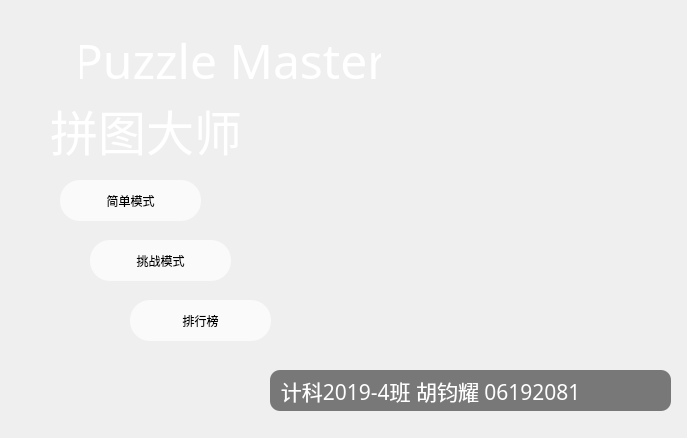
<?xml version="1.0" encoding="UTF-8"?>
<ui version="4.0">
 <class>welcome</class>
 <widget class="QMainWindow" name="welcome">
  <property name="geometry">
   <rect>
    <x>0</x>
    <y>0</y>
    <width>687</width>
    <height>438</height>
   </rect>
  </property>
  <property name="windowTitle">
   <string>welcome</string>
  </property>
  <widget class="QWidget" name="welcomemain">
   <widget class="QPushButton" name="Easy">
    <property name="geometry">
     <rect>
      <x>60</x>
      <y>180</y>
      <width>141</width>
      <height>41</height>
     </rect>
    </property>
    <property name="styleSheet">
     <string notr="true">QPushButton{
	border-radius:20px;
	background-color: rgba(255, 255, 255,0.7);
	font: 75 12pt &quot;微软雅黑&quot;;
}
QPushButton:hover{
	background-color: rgba(255, 255, 255,0.9);
}
QPushButton:pressed{
	background-color: rgba(255, 255, 255,0.95);
}


</string>
    </property>
    <property name="text">
     <string>简单模式</string>
    </property>
   </widget>
   <widget class="QLabel" name="titleEng">
    <property name="geometry">
     <rect>
      <x>80</x>
      <y>20</y>
      <width>301</width>
      <height>81</height>
     </rect>
    </property>
    <property name="font">
     <font>
      <family>Againts</family>
      <pointsize>36</pointsize>
     </font>
    </property>
    <property name="styleSheet">
     <string notr="true">color: rgb(255, 255, 255);</string>
    </property>
    <property name="text">
     <string>Puzzle Master</string>
    </property>
    <property name="alignment">
     <set>Qt::AlignCenter</set>
    </property>
   </widget>
   <widget class="QPushButton" name="Hard">
    <property name="geometry">
     <rect>
      <x>90</x>
      <y>240</y>
      <width>141</width>
      <height>41</height>
     </rect>
    </property>
    <property name="styleSheet">
     <string notr="true">QPushButton{
	border-radius:20px;
	background-color: rgba(255, 255, 255,0.7);
	font: 75 12pt &quot;微软雅黑&quot;;
}
QPushButton:hover{
	background-color: rgba(255, 255, 255,0.9);
}
QPushButton:pressed{
	background-color: rgba(255, 255, 255,0.95);
}


</string>
    </property>
    <property name="text">
     <string>挑战模式</string>
    </property>
   </widget>
   <widget class="QLabel" name="titleChi">
    <property name="geometry">
     <rect>
      <x>50</x>
      <y>90</y>
      <width>311</width>
      <height>81</height>
     </rect>
    </property>
    <property name="font">
     <font>
      <family>演示镇魂行楷</family>
      <pointsize>36</pointsize>
     </font>
    </property>
    <property name="styleSheet">
     <string notr="true">color: rgb(255, 255, 255);</string>
    </property>
    <property name="text">
     <string>拼图大师</string>
    </property>
   </widget>
   <widget class="QLabel" name="label_2">
    <property name="geometry">
     <rect>
      <x>0</x>
      <y>0</y>
      <width>691</width>
      <height>441</height>
     </rect>
    </property>
    <property name="styleSheet">
     <string notr="true">border-image: url(:/main.jpg);</string>
    </property>
    <property name="text">
     <string/>
    </property>
   </widget>
   <widget class="QPushButton" name="Rank">
    <property name="geometry">
     <rect>
      <x>130</x>
      <y>300</y>
      <width>141</width>
      <height>41</height>
     </rect>
    </property>
    <property name="styleSheet">
     <string notr="true">QPushButton{
	border-radius:20px;
	background-color: rgba(255, 255, 255,0.7);
	font: 75 12pt &quot;微软雅黑&quot;;
}
QPushButton:hover{
	background-color: rgba(255, 255, 255,0.9);
}
QPushButton:pressed{
	background-color: rgba(255, 255, 255,0.95);
}


</string>
    </property>
    <property name="text">
     <string>排行榜</string>
    </property>
   </widget>
   <widget class="QLabel" name="label">
    <property name="geometry">
     <rect>
      <x>270</x>
      <y>370</y>
      <width>401</width>
      <height>41</height>
     </rect>
    </property>
    <property name="font">
     <font>
      <family>微软雅黑 Light</family>
      <pointsize>16</pointsize>
     </font>
    </property>
    <property name="styleSheet">
     <string notr="true">color: rgb(255, 255, 255);
border-radius:10px;
	background-color: rgba(0, 0, 0,0.5);</string>
    </property>
    <property name="text">
     <string>  计科2019-4班 胡钧耀 06192081</string>
    </property>
   </widget>
   <zorder>label_2</zorder>
   <zorder>Easy</zorder>
   <zorder>titleEng</zorder>
   <zorder>Hard</zorder>
   <zorder>titleChi</zorder>
   <zorder>Rank</zorder>
   <zorder>label</zorder>
  </widget>
 </widget>
 <resources/>
 <connections/>
</ui>
